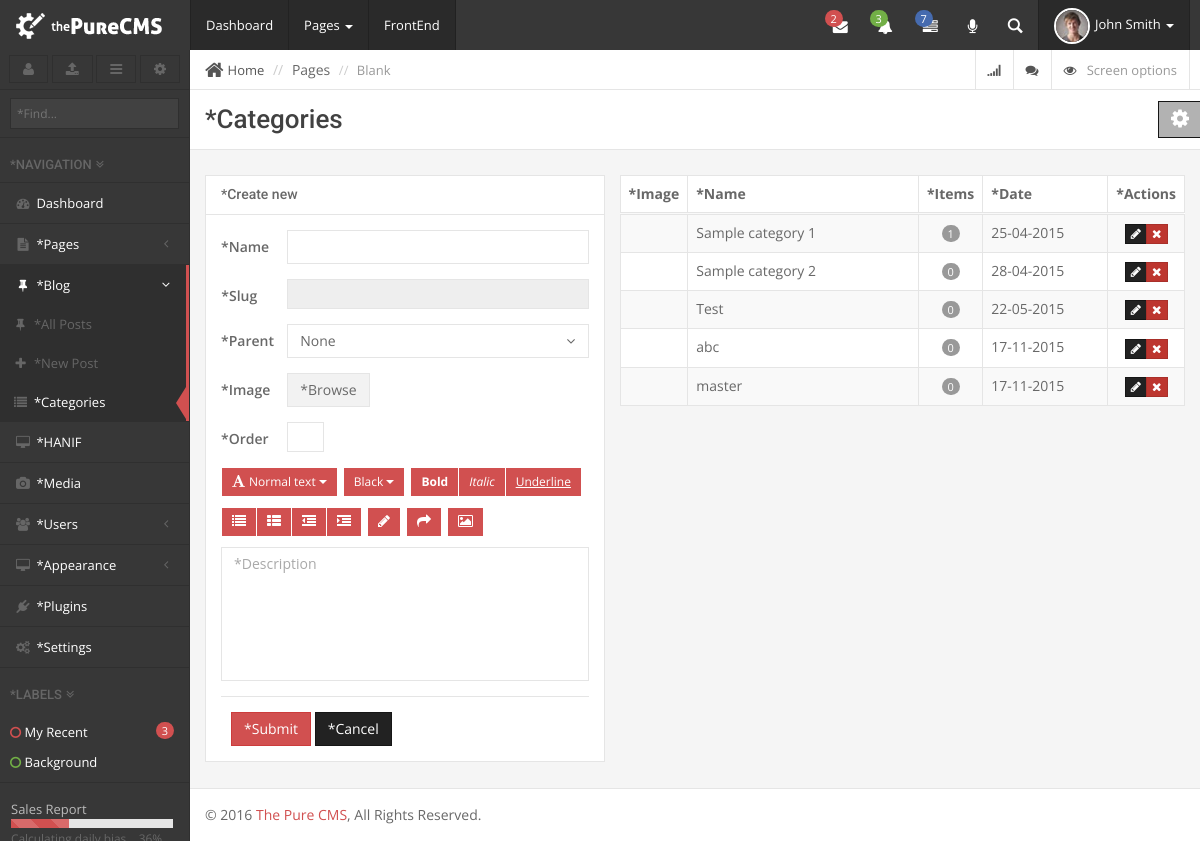
Screenshot of /admin/categories.php (signed in) with the database file from the repository.
### tables this page shows
CREATE TABLE `categories` (
  `category_id` int(11) NOT NULL AUTO_INCREMENT,
  `category_name` varchar(32) NOT NULL,
  `category_slug` varchar(64) NOT NULL,
  `category_description` longtext,
  `category_media` int(11) DEFAULT NULL,
  `category_parent` int(11) DEFAULT NULL,
  `category_item_count` int(11) DEFAULT NULL,
  `category_order` int(11) DEFAULT NULL,
  `category_type` varchar(32) NOT NULL,
  `category_ts` timestamp NOT NULL DEFAULT CURRENT_TIMESTAMP,
  PRIMARY KEY (`category_id`),
  KEY `category_slug` (`category_slug`),
  FULLTEXT KEY `category_name` (`category_name`,`category_description`)
);

### include/class.database.php (called while the page is built, shortened)
<?php
class Database {
    public $_DB;
    public $_query;
    public $_where = array();
    public $_select = array();
    public $_action;
    public $_table;
    public function __construct() {
        try {
            $this->_DB = new PDO('mysql:host=' . DB_HOST . ';dbname=' . DB_NAME, DB_USER, DB_PASS);
            $this->_DB->setAttribute(PDO::ATTR_ERRMODE, PDO::ERRMODE_EXCEPTION);
        } catch (PDOException $e) {
            echo 'ERROR: ' . $e->getMessage();
        }
    }
    public function where($column_name, $value, $operator = '=') {
        $this->_where[$column_name] = array();
        $this->_where[$column_name][] = $value;
        $this->_where[$column_name][] = $operator;
    }
    public function select($columns) {
        foreach ($columns as $column => $name) {
            $this->_select[$column] = $name;
        }
    }
    public function query($query) {
        try {
            $this->_query = $this->_DB->prepare(filter_var($query, FILTER_SANITIZE_STRING));
            $this->_query->execute();
            $this->_where = array();
            $this->_select = array();
        } catch (PDOException $e) {
            $er = $e->errorInfo;
            echo '<p style="font-family:arial; background:#F00; position:absolute; z-index:10000; color:#FFF; padding:5px;">ERROR: ' . $er[2] . '</p>';
        }
    }
    public function bind_results() {
        if (!empty($this->_where)) {
            $ci = 0;
            foreach ($this->_where as $c => $value) {
                $ci++;
                $this->_query->bindValue(':' . $c.$ci, $value[0], $this->get_type($value[0]));
            }
        }
    }
    public function get_type($value) {
        if (is_int($value)) {
            $param = PDO::PARAM_INT;
        } elseif (is_bool($value)) {
            $param = PDO::PARAM_BOOL;
        } elseif (is_null($value)) {
            $param = PDO::PARAM_NULL;
        } elseif (is_string($value)) {
            $param = PDO::PARAM_STR;
        } else {
            $param = FALSE;
        }
        return $param;
    }
    public function build_query() {
        $query = $this->_action;
        if ($this->_action == 'SELECT') {
            if (!empty($this->_select)) {
                foreach ($this->_select as $column_name => $name) {
                    $query .=' ' . $column_name . ' as ' . $name . ', ';
                }
            } else {
                $query .= ' *';
            }
            $query = rtrim($query, ', ');
        }
        if ($this->_action != 'UPDATE' && $this->_action != 'INSERT') {
            $query .= ' FROM ';
        }
        $query .= $this->_table;
        if (!empty($this->_where)) {
            $query .= ' WHERE ';
            $columns = array();
            $ci = 0;
            foreach ($this->_where as $c => $v) {
                $cn = $c;
                $ci++;
                $columns[] = $cn . ' ' . $v[1] . ' :' . $c.$ci;
            }
            $query .= implode(' AND ', $columns);
        }
        $this->query($query);
    }
    public function all_results($fetch_type = PDO::FETCH_OBJ) {
        return $this->_query->fetchAll($fetch_type);
    }
    public function row_count() {
        return $this->_query->rowCount();
    }
    public function from($table_name, $num_rows = NULL) {
        $this->_action = 'SELECT';
        $this->_table = $table_name;
        $this->build_query();
    }
    public function _date($format = 'Y-m-d H:i:s', $date = NULL) {
        if (isset($date)) {
            $date = strtotime($date);
        } else {
            $date = time();
        }
        return date($format, $date);
    }
}

### admin/classes/class.settings.php (called while the page is built, shortened)
<?php
class Settings extends Database{
	public $settings;
	private $table_name;
	public function __construct()
	{
		$this->table_name = DB_PREFIX.'settings';
		$this->select_all_settings();
	}
	public function select_all_settings()
	{
		$columns = array();
		$columns['setting_name'] = 'name';
		$columns['setting_value'] = 'value';
		$this->from($this->table_name);
		$results = $this->all_results();
		$this->settings = array();
		foreach ($results as $key => $value) {
			$this->settings[$value->name] = $value->value;
		}
	}
	public function get_settings($name = NULL)
	{
		if (isset($name)) {
			if (isset($this->settings[$name])) {
				return $this->settings[$name];
			}else{
				return false;
			}
		}
		return $this->settings;
	}
}

### admin/classes/class.media.php (called while the page is built, shortened)
<?php
class Media extends Settings{
	public function __construct()
	{
		parent::__construct();
		$this->upload_path = ABSPATH."contents/uploads/".date('Y/m/d/');
	}
}

### admin/classes/class.categories.php (called while the page is built, shortened)
<?php
class Categories extends Database{
	private $table_name;
	public function __construct()
	{
		$this->table_name = DB_PREFIX.'categories';
		$this->Media = new Media();
	}
	public function get_categories($type = NULL, $category_ID = NULL)
	{
		$this->from($this->table_name);
		if ($this->row_count() > 0 && isset($category_ID)) {
			return $this->result();
		}elseif($this->row_count() > 0){
			return $this->all_results();
		}
	}
}

### admin/categories.php (the view, shortened to what this page needs)
<?php
$admin_title = 'Categories';
$admin_title = ($_GET['type'] == 'manufacturer')? 'Manufacturers' : $admin_title;
$type = $_GET['type'];
$actual_url = get_actual_url(false);
$Categories = new categories();
$all_categories = $Categories->get_categories($type);
include 'include/header.php';
?>
<div id="page-wrapper">
		<div class="row">
			<div class="col-lg-12">
				<?php include 'include/breadcrumb.php'; ?>
				<div class="page-header title">
					<h1><?php echo __($admin_title); ?>  <?php if (isset($_GET['action']) && $_GET['action'] == 'edit') {
					} ?></h1>
				</div>
			</div>
		</div>
		<div class="row">
			<div class="col-md-5">
				<div class="portlet">
					<div class="portlet-heading default-bg">
						<div class="portlet-title">
							<h4><?php __(((isset($_GET['action']) && $_GET['action'] == 'edit')? 'Edit' : 'Create new')); ?></h4>
						</div>
						<div class="clearfix"></div>
					</div>
					<div class="portlet-body">
						<form class="form-horizontal" action="<?php echo $actual_url; ?>" role="form" method="post">
							<div class="form-group">
								<label class="col-sm-2 control-label"><?php __('Name'); ?></label>
								<div class="col-sm-10">
									<input type="text" name="name" value="<?php echo (isset($category))? $category->category_name : ''; ?>" class="form-control" id="name">
								</div>
							</div>
							<div class="form-group">
								<label class="col-sm-2 control-label"><?php __('Slug'); ?></label>
								<div class="col-sm-10">
									<input type="text" disabled value="<?php echo (isset($category))? $category->category_slug : ''; ?>" name="slug" id="slug" class="form-control input-sm">
								</div>
							</div>
							<div class="form-group">
								<label class="col-sm-2 control-label"><?php __('Parent'); ?></label>
								<div class="col-sm-10">
									<select name="parent" class="form-control selectpicker">
										<option value="">None</option>
									</select>
								</div>
							</div>
							<div class="form-group">
								<label class="col-sm-2 control-label"><?php __('Image'); ?></label>
								<div class="col-sm-10">
									<div class="input-group">
									</div>
								</div>
							</div>
							<div class="form-group">
								<label class="col-sm-2 control-label"><?php __('Order'); ?></label>
								<div class="col-sm-2">
									<input type="text" name="order" value="<?php echo (isset($category))? $category->category_order : ''; ?>" class="form-control input-sm">
								</div>
							</div>
							<div class="form-group">
								<div class="col-sm-12">
								</div>
							</div>
							<div class="form-actions">
								<div class="form-group">
									<div class="col-sm-12">
										<button type="submit" name='submit' value='submit' class="btn btn-primary"><?php __('Submit'); ?></button>
										<a href="categories.php?type=<?php echo $type; ?>" class="btn btn-inverse"><?php __('Cancel') ?></a>
									</div>
								</div>
							</div>
						</form>
					</div>
				</div>
			</div>
			<div class="col-md-7">
				<?php
				if (!isset($all_categories)):
					echo "<p>";
					__($admin_title);
					echo " ";
					__("are not available.");
					echo "</p>";
				else:
				?>
				<table class="table table-bordered table-striped table-hover tc-table">
					<thead>
						<tr>
							<th class="col-small center"><?php __('Image'); ?></th>
							<th><?php __('Name') ?></th>
							<th class="col-small"><?php __('Items') ?></th>
							<th class="hidden-xs col-medium"><?php __('Date') ?></th>
							<th class="center col-small"><?php __('Actions') ?></th>
						</tr>
					</thead>
					<tbody>
						<?php foreach ($all_categories as $key => $category) {
							?>
						<tr>
							<td>
							</td>
							<td><?php echo $category->category_name; ?></td>
							<td class="col-small center"><span class="badge"><?php echo (empty($category->category_item_count))? 0 : $category->category_item_count; ?></span></td>
							<td class="col-medium"><?php echo $Categories->_date('d-m-Y', $category->category_ts); ?></td>
							<td class="col-small center">
								<div class="btn-group btn-group-xs">
									<a href="categories.php?type=<?php echo $type; ?>&action=edit&ID=<?php echo $category->category_id; ?>" class="btn btn-inverse"><i class="fa fa-pencil icon-only"></i></a>
									<a href="categories.php?type=<?php echo $type; ?>&action=delete&ID=<?php echo $category->category_id; ?>" class="btn btn-danger" onClick="return confirm('<?php __('Confirm delete?'); ?>');"><i class="fa fa-times icon-only"></i></a>
								</div>
							</td>
						</tr>
						<?php }  ?>
					</tbody>
				</table>
				<?php endif; ?>
			</div>
		</div>
<?php include 'include/footer.php'; ?>

### rows the page displays
categories: category_name "Sample category 1", category_item_count "1", category_ts "25-04-2015"
categories: category_name "Sample category 2", shows "0", category_ts "28-04-2015"
categories: category_name "Test", shows "0", category_ts "22-05-2015"
categories: category_name "abc", shows "0", category_ts "17-11-2015"
categories: category_name "master", shows "0", category_ts "17-11-2015"

### other values shown
$lang->get_key($key) "Dashboard *NAVIGATION *LABELS *Categories *Create new *Name *Slug *Parent *Image *Browse *Order *Submit *Cancel *Image *Name *Items *Date *Actions"
$lang->get_key($key) "Dashboard"
$lang->get_key($key) "*Pages"
$lang->get_key($key) "*Blog"
$lang->get_key($key) "*All Posts"
$lang->get_key($key) "*New Post"
$lang->get_key($key) "*Categories"
$lang->get_key($key) "*HANIF"
$lang->get_key($key) "*Media"
$lang->get_key($key) "*Users"
$lang->get_key($key) "*Appearance"
$lang->get_key($key) "*Plugins"
$lang->get_key($key) "*Settings"
